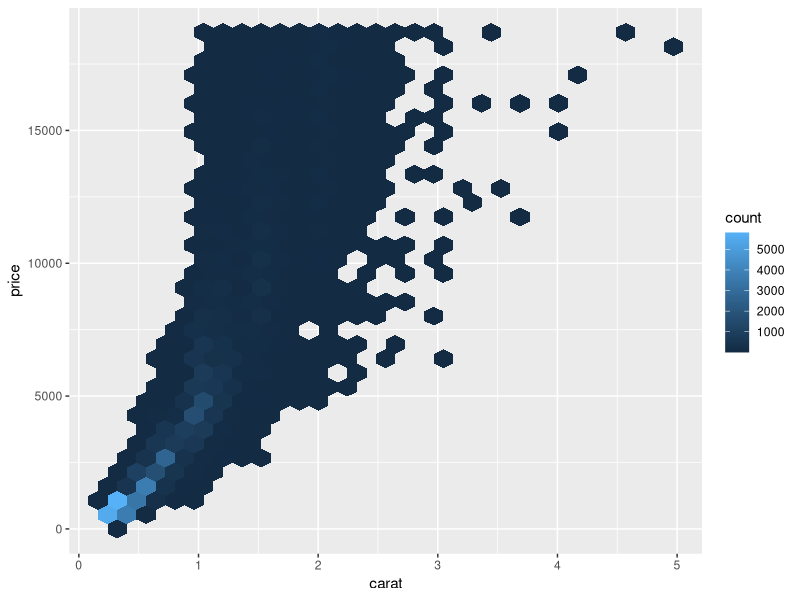
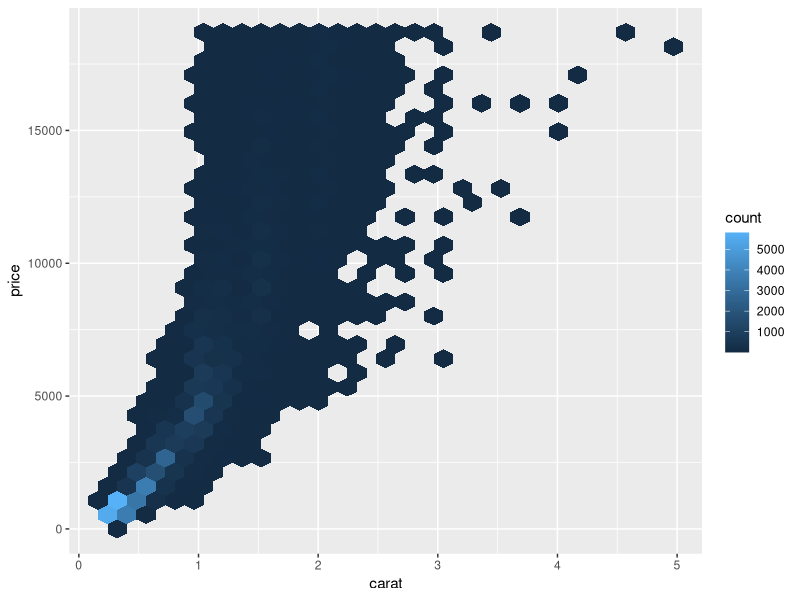

Source code (R) for these figures, in order:
library(tidyverse)
ggplot(diamonds, aes(carat, price)) +
  geom_hex()
ggsave("diamonds.pdf")
write_csv(diamonds, "diamonds.csv")

